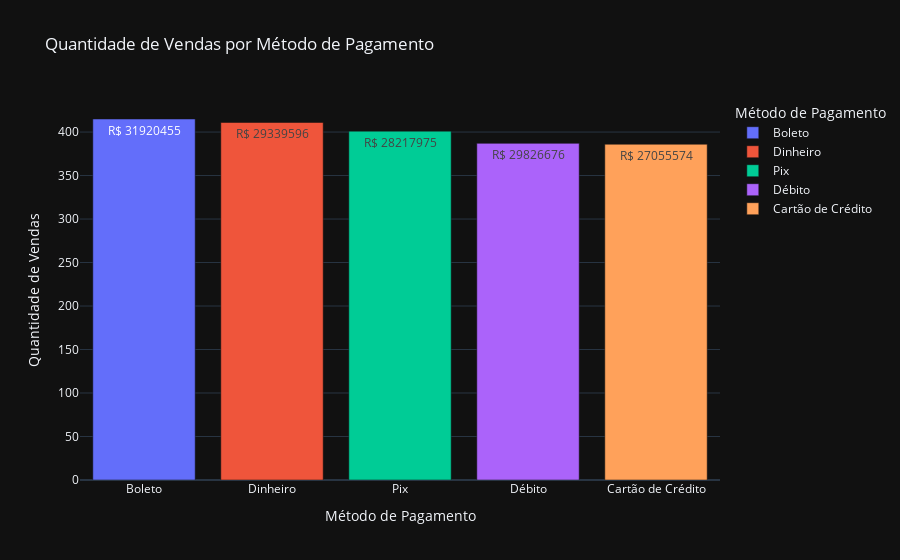

Source (notebook cell):
### Code cell
# Criar um gráfico de barras para a quantidade de vendas por método de pagamento
fig_barras = px.bar(
    Tabela_metodos_vendas,
    x='Metodo_Pagamento',
    y='Quantidade_Vendas',
    title='Quantidade de Vendas por Método de Pagamento',
    labels={'Metodo_Pagamento': 'Método de Pagamento', 'Quantidade_Vendas': 'Quantidade de Vendas'},
    color='Metodo_Pagamento', # Opcional: colore as barras por método de pagamento
    template='plotly_dark', # Define um tema para o gráfico
    text='R$ '+Tabela_metodos_vendas['Valor_Total_Vendas'].astype(str) # Exibe o valor total de vendas em cada barra   
    
)

fig_barras.show()

### Figure 1 — Plotly figure (JSON) as saved in the notebook; plotly's stock layout.template omitted (floating-point values rounded to 4 significant figures)
{"data": [{"alignmentgroup": "True", "hovertemplate": "Método de Pagamento=%{x}<br>Quantidade de Vendas=%{y}<br>text=%{text}<extra></extra>", "legendgroup": "Boleto", "marker": {"color": "#636efa", "pattern": {"shape": ""}}, "name": "Boleto", "offsetgroup": "Boleto", "orientation": "v", "showlegend": true, "text": ["R$ 31920455"], "textposition": "auto", "type": "bar", "x": ["Boleto"], "xaxis": "x", "y": [415], "yaxis": "y"}, {"alignmentgroup": "True", "hovertemplate": "Método de Pagamento=%{x}<br>Quantidade de Vendas=%{y}<br>text=%{text}<extra></extra>", "legendgroup": "Dinheiro", "marker": {"color": "#EF553B", "pattern": {"shape": ""}}, "name": "Dinheiro", "offsetgroup": "Dinheiro", "orientation": "v", "showlegend": true, "text": ["R$ 29339596"], "textposition": "auto", "type": "bar", "x": ["Dinheiro"], "xaxis": "x", "y": [411], "yaxis": "y"}, {"alignmentgroup": "True", "hovertemplate": "Método de Pagamento=%{x}<br>Quantidade de Vendas=%{y}<br>text=%{text}<extra></extra>", "legendgroup": "Pix", "marker": {"color": "#00cc96", "pattern": {"shape": ""}}, "name": "Pix", "offsetgroup": "Pix", "orientation": "v", "showlegend": true, "text": ["R$ 28217975"], "textposition": "auto", "type": "bar", "x": ["Pix"], "xaxis": "x", "y": [401], "yaxis": "y"}, {"alignmentgroup": "True", "hovertemplate": "Método de Pagamento=%{x}<br>Quantidade de Vendas=%{y}<br>text=%{text}<extra></extra>", "legendgroup": "Débito", "marker": {"color": "#ab63fa", "pattern": {"shape": ""}}, "name": "Débito", "offsetgroup": "Débito", "orientation": "v", "showlegend": true, "text": ["R$ 29826676"], "textposition": "auto", "type": "bar", "x": ["Débito"], "xaxis": "x", "y": [387], "yaxis": "y"}, {"alignmentgroup": "True", "hovertemplate": "Método de Pagamento=%{x}<br>Quantidade de Vendas=%{y}<br>text=%{text}<extra></extra>", "legendgroup": "Cartão de Crédito", "marker": {"color": "#FFA15A", "pattern": {"shape": ""}}, "name": "Cartão de Crédito", "offsetgroup": "Cartão de Crédito", "orientation": "v", "showlegend": true, "text": ["R$ 27055574"], "textposition": "auto", "type": "bar", "x": ["Cartão de Crédito"], "xaxis": "x", "y": [386], "yaxis": "y"}], "layout": {"barmode": "relative", "legend": {"title": {"text": "Método de Pagamento"}, "tracegroupgap": 0}, "title": {"text": "Quantidade de Vendas por Método de Pagamento"}, "xaxis": {"anchor": "y", "categoryarray": ["Boleto", "Dinheiro", "Pix", "Débito", "Cartão de Crédito"], "categoryorder": "array", "domain": [0, 1], "title": {"text": "Método de Pagamento"}}, "yaxis": {"anchor": "x", "domain": [0, 1], "title": {"text": "Quantidade de Vendas"}}}}
